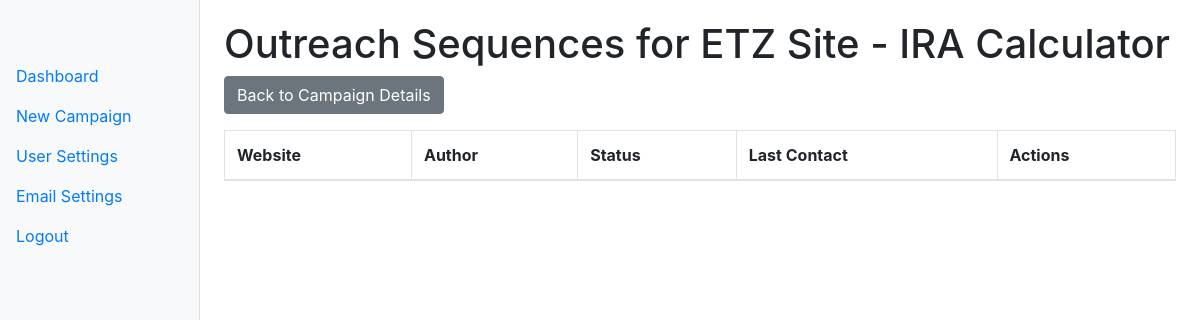
/campaign/1/sequences, run on an earlier commit of the app's database.
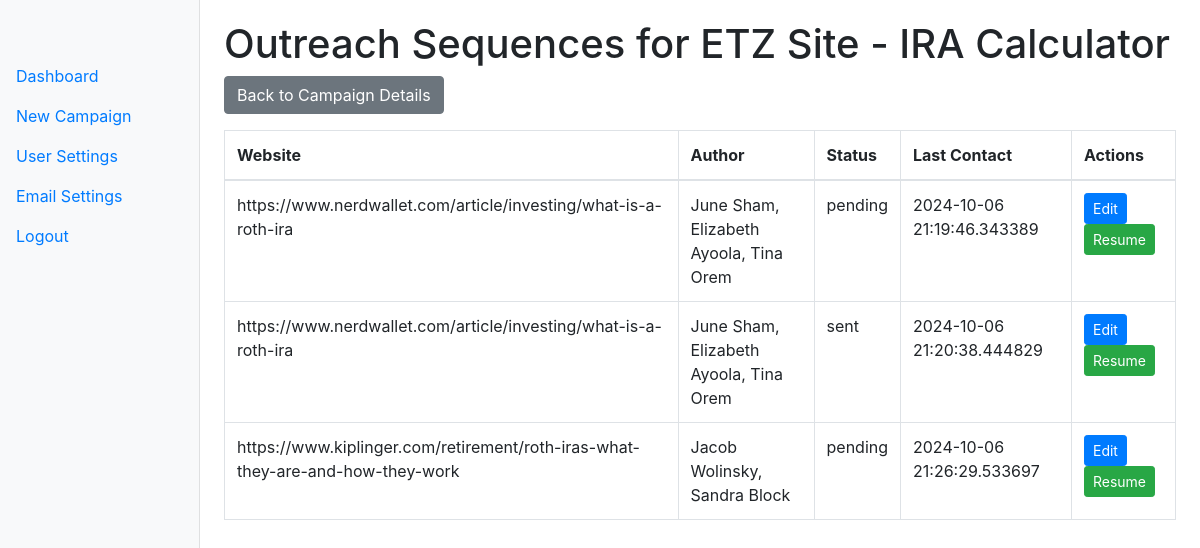
And on a later commit of the database.
### models.py (models this page shows)
class Campaign(db.Model):
    id = db.Column(db.Integer, primary_key=True)
    user_id = db.Column(db.Integer, db.ForeignKey('user.id'), nullable=False)
    name = db.Column(db.String(100), nullable=False)  # Make sure this line is present
    target_url = db.Column(db.String(500), nullable=False)
    keyword = db.Column(db.String(100), nullable=False)
    status = db.Column(db.String(50), default='active')
    created_date = db.Column(db.DateTime, default=datetime.utcnow)
    websites = db.relationship('Website', secondary='campaign_website', back_populates='campaigns')
    outreach_attempts = db.relationship('OutreachAttempt', backref='campaign', lazy=True)

class OutreachAttempt(db.Model):
    id = db.Column(db.Integer, primary_key=True)
    campaign_id = db.Column(db.Integer, db.ForeignKey('campaign.id'), nullable=False)
    website_id = db.Column(db.Integer, db.ForeignKey('website.id'), nullable=False)
    status = db.Column(db.String(50), default='pending')
    last_contact_date = db.Column(db.DateTime, default=datetime.utcnow)
    automated_followup = db.Column(db.Boolean, default=False)
    automated_reply = db.Column(db.Boolean, default=False)
    cached_email_content = db.Column(db.Text)  # Add this line

class Website(db.Model):
    id = db.Column(db.Integer, primary_key=True)
    url = db.Column(db.String(500), unique=True, nullable=False)
    domain_authority = db.Column(db.Float)
    page_authority = db.Column(db.Float)  # Add this line
    author_name = db.Column(db.String(200))
    author_email = db.Column(db.String(200))
    status = db.Column(db.String(50), default='pending')
    automated_reply_enabled = db.Column(db.Boolean, default=False)
    outreach_attempts = db.relationship('OutreachAttempt', backref='website', lazy=True)
    campaigns = db.relationship('Campaign', secondary='campaign_website', back_populates='websites')

### app.py (the view)
@app.route('/campaign/<int:campaign_id>/sequences')
def campaign_sequences(campaign_id):
    campaign = Campaign.query.get_or_404(campaign_id)
    outreach_attempts = OutreachAttempt.query.filter_by(campaign_id=campaign_id).all()
    return render_template('campaign_sequences.html', campaign=campaign, sequences=outreach_attempts)

### app.py (called while the page is built)
@app.context_processor
def inject_google_client_id():
    return {'google_client_id': os.getenv('GOOGLE_CLIENT_ID')}

@app.before_request
def before_request():
    print("Before request - Session:", session)

### templates/campaign_sequences.html (shortened to what this page needs)
{% extends "base.html" %}
{% block content %}
<h1>Outreach Sequences for {{ campaign.name }}</h1>
<a href="{{ url_for('campaign_details', campaign_id=campaign.id) }}" class="btn btn-secondary mb-3">Back to Campaign Details</a>
<table class="table table-bordered">
    <thead>
        <tr>
            <th>Website</th>
            <th>Author</th>
            <th>Status</th>
            <th>Last Contact</th>
            <th>Actions</th>
        </tr>
    </thead>
    <tbody>
        {% for sequence in campaign.outreach_attempts %}
        <tr>
            <td>{{ sequence.website.url }}</td>
            <td>{{ sequence.website.author_name }}</td>
            <td>{{ sequence.status }}</td>
            <td>{{ sequence.last_contact_date }}</td>
            <td>
                <a href="{{ url_for('edit_sequence', sequence_id=sequence.id) }}" class="btn btn-sm btn-primary">Edit</a>
                {% if sequence.status == 'active' %}
                <button class="btn btn-sm btn-warning pause-sequence" data-id="{{ sequence.id }}">Pause</button>
                {% else %}
                <button class="btn btn-sm btn-success resume-sequence" data-id="{{ sequence.id }}">Resume</button>
                {% endif %}
            </td>
        </tr>
        {% endfor %}
    </tbody>
</table>
{% endblock %}

### templates/base.html (shortened to what this page needs)
<!DOCTYPE html>
<html lang="en">
<head>
    <link href="https://stackpath.bootstrapcdn.com/bootstrap/4.5.2/css/bootstrap.min.css" rel="stylesheet">
</head>
<body>
    <div class="container-fluid">
        <div class="row">
            <nav class="col-md-3 col-lg-2 d-md-block bg-light sidebar">
                <div class="sidebar-sticky">
                    <ul class="nav flex-column">
                        <li class="nav-item">
                            <a class="nav-link active" href="{{ url_for('dashboard') }}">
                                Dashboard
                            </a>
                        </li>
                        <li class="nav-item">
                            <a class="nav-link" href="{{ url_for('new_campaign') }}">
                                New Campaign
                            </a>
                        </li>
                        <li class="nav-item">
                            <a class="nav-link" href="{{ url_for('user_settings') }}">
                                User Settings
                            </a>
                        </li>
                        <li class="nav-item">
                            <a class="nav-link" href="{{ url_for('email_settings') }}">
                                Email Settings
                            </a>
                        </li>
                        <li class="nav-item">
                            <a class="nav-link" href="{{ url_for('auth.logout') }}">
                                Logout
                            </a>
                        </li>
                    </ul>
                </div>
            </nav>
            <main role="main" class="col-md-9 ml-sm-auto col-lg-10 px-md-4 main-content">
                {% block content %}{% endblock %}
            </main>
        </div>
    </div>
</body>
</html>

### templates/base.html (style rules this page uses)
.sidebar { position: fixed; top: 0; bottom: 0; left: 0; z-index: 100; padding: 48px 0 0; box-shadow: inset -1px 0 0 rgba(0, 0, 0, .1); }
.sidebar-sticky { position: relative; top: 0; height: calc(100vh - 48px); padding-top: .5rem; overflow-x: hidden; overflow-y: auto; }
.main-content { margin-left: 240px; padding: 20px; }

What changed in the data, as far as the page shows it:
added OutreachAttempt: website "https://www.nerdwallet.com/article/investing/what-is-a-roth-ira", website.author_name "June Sham, Elizabeth Ayoola, Tina Orem", status "pending", last_contact_date "2024-10-06 21:19:46.343389"
added OutreachAttempt: website "https://www.nerdwallet.com/article/investing/what-is-a-roth-ira", website.author_name "June Sham, Elizabeth Ayoola, Tina Orem", status "sent", last_contact_date "2024-10-06 21:20:38.444829"
added OutreachAttempt: website "https://www.kiplinger.com/retirement/roth-iras-what-they-are-and-how-they-work", website.author_name "Jacob Wolinsky, Sandra Block", status "pending", last_contact_date "2024-10-06 21:26:29.533697"
